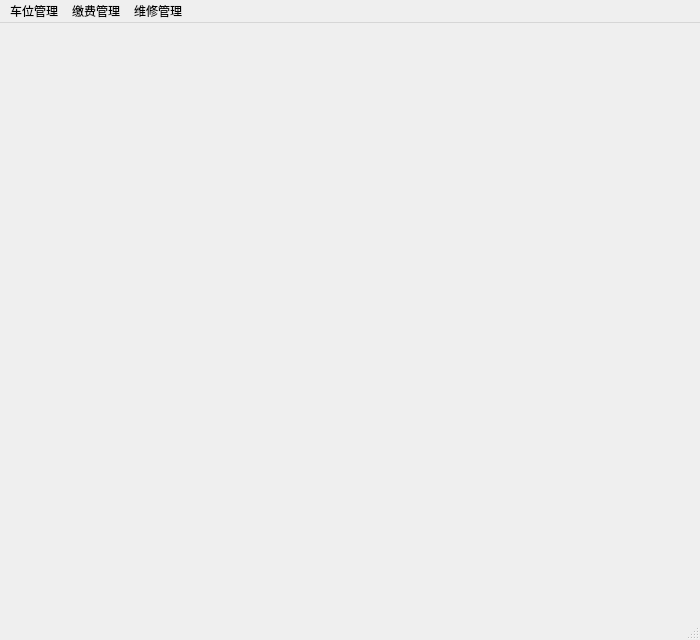
<?xml version="1.0" encoding="UTF-8"?>
<ui version="4.0">
 <class>Owner_MainWindow</class>
 <widget class="QMainWindow" name="Owner_MainWindow">
  <property name="geometry">
   <rect>
    <x>0</x>
    <y>0</y>
    <width>700</width>
    <height>640</height>
   </rect>
  </property>
  <property name="windowTitle">
   <string>MainWindow</string>
  </property>
  <property name="styleSheet">
   <string notr="true"/>
  </property>
  <widget class="QWidget" name="centralwidget"/>
  <widget class="QMenuBar" name="menubar">
   <property name="geometry">
    <rect>
     <x>0</x>
     <y>0</y>
     <width>700</width>
     <height>26</height>
    </rect>
   </property>
   <widget class="QMenu" name="menu">
    <property name="title">
     <string>车位管理</string>
    </property>
    <addaction name="action_4"/>
   </widget>
   <widget class="QMenu" name="menu_2">
    <property name="title">
     <string>缴费管理</string>
    </property>
    <addaction name="action"/>
    <addaction name="action_5"/>
   </widget>
   <widget class="QMenu" name="menu_3">
    <property name="title">
     <string>维修管理</string>
    </property>
    <addaction name="action_3"/>
    <addaction name="action_2"/>
   </widget>
   <addaction name="menu"/>
   <addaction name="menu_2"/>
   <addaction name="menu_3"/>
  </widget>
  <widget class="QStatusBar" name="statusbar"/>
  <action name="action">
   <property name="text">
    <string>缴费查询</string>
   </property>
  </action>
  <action name="action_2">
   <property name="text">
    <string>故障查询和评价</string>
   </property>
  </action>
  <action name="action_3">
   <property name="text">
    <string>故障报修</string>
   </property>
  </action>
  <action name="action_4">
   <property name="text">
    <string>车位信息</string>
   </property>
  </action>
  <action name="action_5">
   <property name="text">
    <string>自主缴费</string>
   </property>
  </action>
 </widget>
 <resources/>
 <connections/>
</ui>
